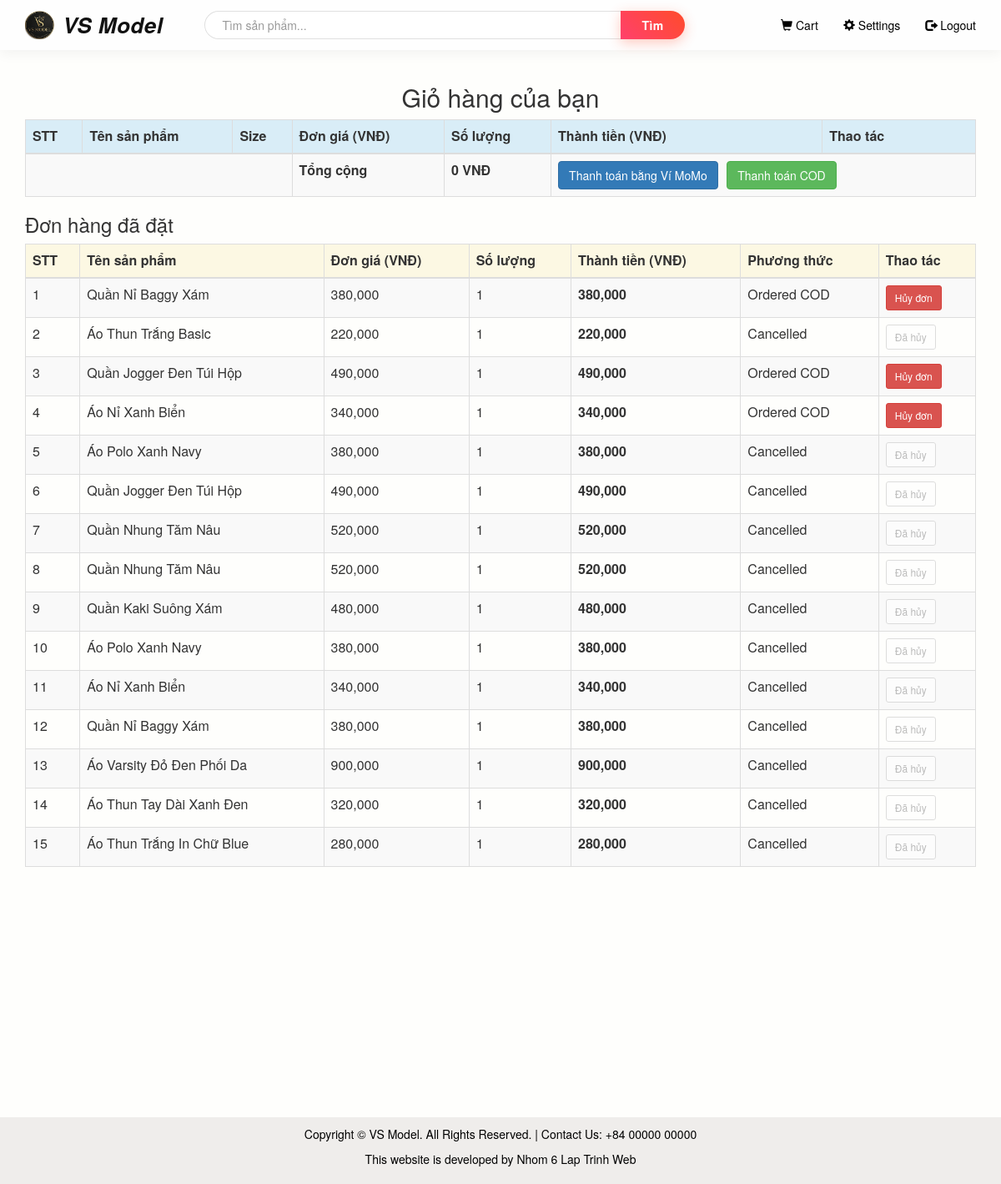
Before: /cart.php (signed in) with the older database file.
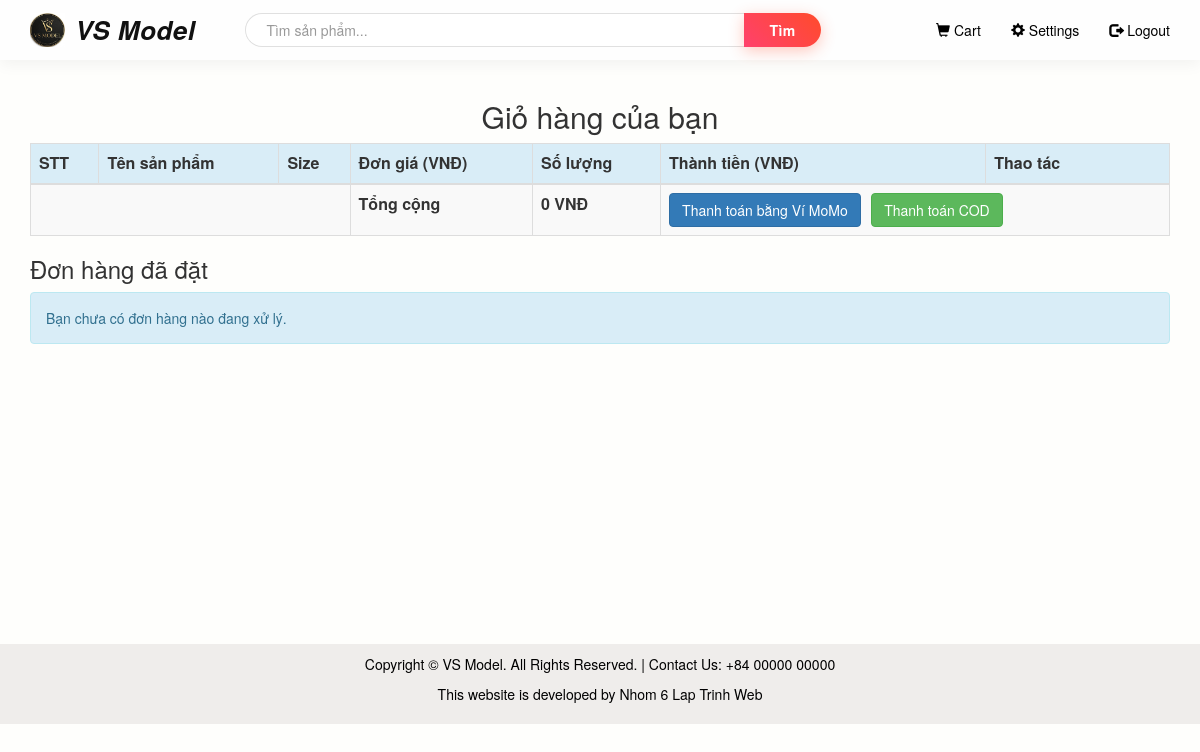
After: the same page with the newer database file.
### tables this page shows
CREATE TABLE `orders` (
  `id` int(11) NOT NULL,
  `user_id` int(11) NOT NULL,
  `total_amount` int(11) NOT NULL,
  `payment_method` varchar(50) NOT NULL,
  `status` varchar(50) DEFAULT 'Pending',
  `created_at` timestamp NOT NULL DEFAULT current_timestamp()
);

CREATE TABLE `items` (
  `id` int(11) NOT NULL,
  `name` varchar(255) NOT NULL,
  `price` int(11) NOT NULL,
  `discount_price` int(11) DEFAULT 0,
  `category` varchar(50) NOT NULL,
  `image` varchar(255) DEFAULT NULL
);

CREATE TABLE `order_details` (
  `id` int(11) NOT NULL,
  `order_id` int(11) NOT NULL,
  `product_id` int(11) NOT NULL,
  `size` varchar(10) NOT NULL,
  `quantity` int(11) NOT NULL,
  `price` int(11) NOT NULL
);

### cart.php (the view, shortened to what this page needs)
<?php
require 'connection.php';
$user_id = $_SESSION['id'];
$sum = 0;
$ordered_products_query = "SELECT o.id AS order_id, it.id AS item_id, it.name, od.price, od.quantity, o.status
                           FROM orders o
                           INNER JOIN order_details od ON o.id = od.order_id
                           INNER JOIN items it ON it.id = od.product_id
                           WHERE o.user_id = '$user_id'
                           ORDER BY o.id DESC";
$ordered_products_result = mysqli_query($con, $ordered_products_query) or die(mysqli_error($con));
$ordered_products = [];
while ($ordered_row = mysqli_fetch_array($ordered_products_result)) {
    $ordered_row['line_total'] = ((int)$ordered_row['price']) * ((int)$ordered_row['quantity']);
    $ordered_products[] = $ordered_row;
}
?>
<!DOCTYPE html>
<html lang="vi">
<head>
    <link rel="stylesheet" href="bootstrap/css/bootstrap.min.css" type="text/css">
    <link rel="stylesheet" href="css/style.css" type="text/css">
</head>
<body>
<div>
    <?php require 'header.php'; ?>
    <br>
    <div class="container">
        <h2 class="text-center">Giỏ hàng của bạn</h2>
        <table class="table table-bordered table-striped">
            <thead>
                <tr class="bg-info">
                    <th>STT</th>
                    <th>Tên sản phẩm</th>
                    <th>Size</th>
                    <th>Đơn giá (VNĐ)</th>
                    <th>Số lượng</th>
                    <th>Thành tiền (VNĐ)</th>
                    <th>Thao tác</th>
                </tr>
            </thead>
            <tbody>
                <tr class="bg-light">
                    <td colspan="3"></td>
                    <td><strong>Tổng cộng</strong></td>
                    <td><strong><?= number_format((int)$sum) ?> VNĐ</strong></td>
                    <td colspan="2">
                        <form action="momo_payment.php" method="POST" style="display:inline;">
                            <button type="submit" class="btn btn-primary">
                                Thanh toán bằng Ví MoMo
                            </button>
                        </form>
                        <form action="success.php" method="POST" style="display:inline; margin-left: 6px;">
                            <button type="submit" class="btn btn-success">Thanh toán COD</button>
                        </form>
                    </td>
                </tr>
            </tbody>
        </table>
        <h3>Đơn hàng đã đặt</h3>
        <?php if (empty($ordered_products)) { ?>
            <div class="alert alert-info">Bạn chưa có đơn hàng nào đang xử lý.</div>
        <?php } else { ?>
            <table class="table table-bordered table-striped">
                <thead>
                    <tr class="bg-warning">
                        <th>STT</th>
                        <th>Tên sản phẩm</th>
                        <th>Đơn giá (VNĐ)</th>
                        <th>Số lượng</th>
                        <th>Thành tiền (VNĐ)</th>
                        <th>Phương thức</th>
                        <th>Thao tác</th>
                    </tr>
                </thead>
                <tbody>
                    <?php $ordered_counter = 1; ?>
                    <?php foreach ($ordered_products as $ordered_row) { ?>
                        <tr>
                            <td><?= $ordered_counter ?></td>
                            <td><?= htmlspecialchars($ordered_row['name']) ?></td>
                            <td><?= number_format((int)$ordered_row['price']) ?></td>
                            <td><?= (int)$ordered_row['quantity'] ?></td>
                            <td><strong><?= number_format((int)$ordered_row['line_total']) ?></strong></td>
                            <td><?= htmlspecialchars($ordered_row['status']) ?></td>
                            <td>
                                <?php if ($ordered_row['status'] == 'Cancelled') { ?>
                                    <button class="btn btn-default btn-sm" disabled style="color: #999;">Đã hủy</button>
                                <?php } else { ?>
                                    <a href="order_cancel.php?id=<?= (int)$ordered_row['order_id'] ?>" class="btn btn-danger btn-sm" onclick="return confirm('Bạn có chắc muốn HỦY TOÀN BỘ hóa đơn này không?');">Hủy đơn</a>
                                <?php } ?>
                            </td>
                        </tr>
                        <?php $ordered_counter++; ?>
                    <?php } ?>
                </tbody>
            </table>
        <?php } ?>
    </div>
    <footer class="footer" style="margin-top: 280px;">
        <div class="container text-center">
            <p>Copyright &copy VS Model. All Rights Reserved. | Contact Us: +84 00000 00000</p>
                   <p>This website is developed by Nhom 6 Lap Trinh Web</p>
        </div>
    </footer>
</div>
</body>
</html>

Changed rows visible on the page:
removed orders: items.name "Quần Nỉ Baggy Xám", order_details.price "380,000", order_details.quantity "1", status "Ordered COD"
removed orders: items.name "Áo Thun Trắng Basic", order_details.price "220,000", order_details.quantity "1", status "Cancelled", shows "Đã hủy"
removed orders: items.name "Quần Jogger Đen Túi Hộp", order_details.price "490,000", order_details.quantity "1", status "Ordered COD"
removed orders: items.name "Áo Nỉ Xanh Biển", order_details.price "340,000", order_details.quantity "1", status "Ordered COD"
removed orders: items.name "Áo Polo Xanh Navy", order_details.price "380,000", order_details.quantity "1", status "Cancelled", shows "Đã hủy"
removed orders: items.name "Quần Jogger Đen Túi Hộp", order_details.price "490,000", order_details.quantity "1", status "Cancelled", shows "Đã hủy"
removed orders: items.name "Quần Nhung Tăm Nâu", order_details.price "520,000", order_details.quantity "1", status "Cancelled", shows "Đã hủy"
removed orders: items.name "Quần Nhung Tăm Nâu", order_details.price "520,000", order_details.quantity "1", status "Cancelled", shows "Đã hủy"
removed orders: items.name "Quần Kaki Suông Xám", order_details.price "480,000", order_details.quantity "1", status "Cancelled", shows "Đã hủy", items.name "Áo Polo Xanh Navy", order_details.price "380,000"
removed orders: items.name "Áo Nỉ Xanh Biển", order_details.price "340,000", order_details.quantity "1", status "Cancelled", shows "Đã hủy", items.name "Quần Nỉ Baggy Xám", order_details.price "380,000"
removed orders: items.name "Áo Varsity Đỏ Đen Phối Da", order_details.price "900,000", order_details.quantity "1", status "Cancelled", shows "Đã hủy", items.name "Áo Thun Tay Dài Xanh Đen", order_details.price "320,000", items.name "Áo Thun Trắng In Chữ Blue", order_details.price "280,000"
Other visible differences:
text no longer shown: "STT Tên sản phẩm Đơn giá (VNĐ) Số lượng Thành tiền (VNĐ) Phương thức Thao tác"
text now shown: "Bạn chưa có đơn hàng nào đang xử lý."
